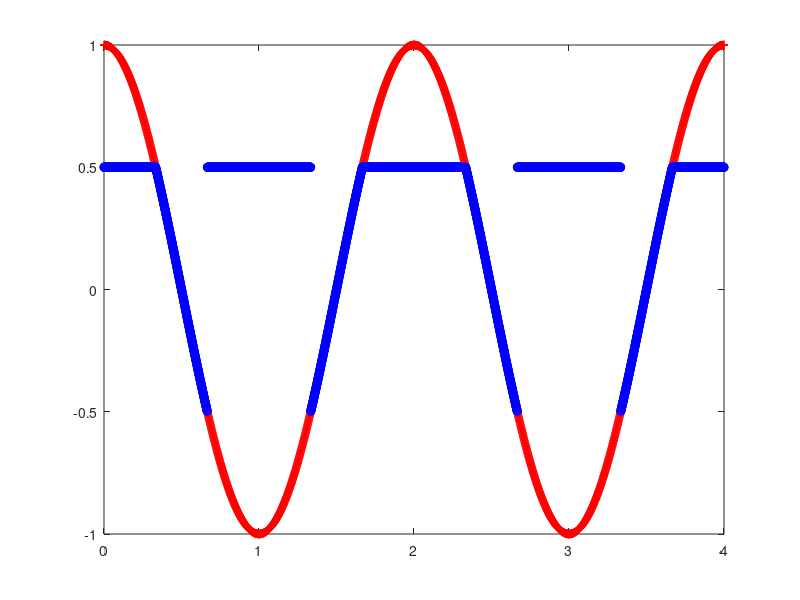

MATLAB code for this plot:
%Programa del problema 2.2
clc, close all, clear all

%Inciso a
t = 0:0.001:4;
vs = cos(pi*t);
plot(t,vs,'r+'), hold on

for n=1:length(vs)
    if abs(vs(n)) > 0.5
        x(n) = 0.5;
    else
        x(n) = vs(n);
    end
end

plot(t,x,'bo')